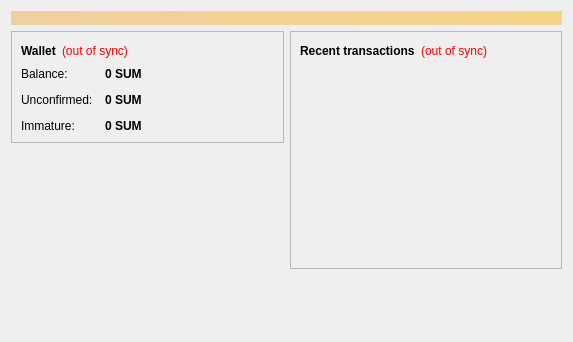
<?xml version="1.0" encoding="UTF-8"?>
<ui version="4.0">
 <class>OverviewPage</class>
 <widget class="QWidget" name="OverviewPage">
  <property name="geometry">
   <rect>
    <x>0</x>
    <y>0</y>
    <width>573</width>
    <height>342</height>
   </rect>
  </property>
  <property name="windowTitle">
   <string>Form</string>
  </property>
  <layout class="QVBoxLayout" name="topLayout">
   <item>
    <widget class="QLabel" name="labelAlerts">
     <property name="visible">
      <bool>false</bool>
     </property>
     <property name="styleSheet">
      <string notr="true">background-color: qlineargradient(x1: 0, y1: 0, x2: 1, y2: 0, stop:0 #F0D0A0, stop:1 #F8D488); color:#000000;</string>
     </property>
     <property name="wordWrap">
      <bool>true</bool>
     </property>
     <property name="margin">
      <number>3</number>
     </property>
    </widget>
   </item>
   <item>
    <layout class="QHBoxLayout" name="horizontalLayout" stretch="1,1">
     <item>
      <layout class="QVBoxLayout" name="verticalLayout_2">
       <item>
        <widget class="QFrame" name="frame">
         <property name="frameShape">
          <enum>QFrame::StyledPanel</enum>
         </property>
         <property name="frameShadow">
          <enum>QFrame::Raised</enum>
         </property>
         <layout class="QVBoxLayout" name="verticalLayout_4">
          <item>
           <layout class="QHBoxLayout" name="horizontalLayout_4">
            <item>
             <widget class="QLabel" name="label_5">
              <property name="font">
               <font>
                <weight>75</weight>
                <bold>true</bold>
               </font>
              </property>
              <property name="text">
               <string>Wallet</string>
              </property>
             </widget>
            </item>
            <item>
             <widget class="QLabel" name="labelWalletStatus">
              <property name="toolTip">
               <string>The displayed information may be out of date. Your wallet automatically synchronizes with the Sumi network after a connection is established, but this process has not completed yet.</string>
              </property>
              <property name="styleSheet">
               <string notr="true">QLabel { color: red; }</string>
              </property>
              <property name="text">
               <string notr="true">(out of sync)</string>
              </property>
              <property name="alignment">
               <set>Qt::AlignLeading|Qt::AlignLeft|Qt::AlignVCenter</set>
              </property>
             </widget>
            </item>
            <item>
             <spacer name="horizontalSpacer_2">
              <property name="orientation">
               <enum>Qt::Horizontal</enum>
              </property>
              <property name="sizeHint" stdset="0">
               <size>
                <width>40</width>
                <height>20</height>
               </size>
              </property>
             </spacer>
            </item>
           </layout>
          </item>
          <item>
           <layout class="QFormLayout" name="formLayout_2">
            <property name="fieldGrowthPolicy">
             <enum>QFormLayout::AllNonFixedFieldsGrow</enum>
            </property>
            <property name="horizontalSpacing">
             <number>12</number>
            </property>
            <property name="verticalSpacing">
             <number>12</number>
            </property>
            <item row="0" column="0">
             <widget class="QLabel" name="label">
              <property name="text">
               <string>Balance:</string>
              </property>
             </widget>
            </item>
            <item row="0" column="1">
             <widget class="QLabel" name="labelBalance">
              <property name="font">
               <font>
                <weight>75</weight>
                <bold>true</bold>
               </font>
              </property>
              <property name="cursor">
               <cursorShape>IBeamCursor</cursorShape>
              </property>
              <property name="toolTip">
               <string>Your current balance</string>
              </property>
              <property name="text">
               <string notr="true">0 SUM</string>
              </property>
              <property name="textInteractionFlags">
               <set>Qt::LinksAccessibleByMouse|Qt::TextSelectableByKeyboard|Qt::TextSelectableByMouse</set>
              </property>
             </widget>
            </item>
            <item row="1" column="0">
             <widget class="QLabel" name="label_3">
              <property name="text">
               <string>Unconfirmed:</string>
              </property>
             </widget>
            </item>
            <item row="1" column="1">
             <widget class="QLabel" name="labelUnconfirmed">
              <property name="font">
               <font>
                <weight>75</weight>
                <bold>true</bold>
               </font>
              </property>
              <property name="cursor">
               <cursorShape>IBeamCursor</cursorShape>
              </property>
              <property name="toolTip">
               <string>Total of transactions that have yet to be confirmed, and do not yet count toward the current balance</string>
              </property>
              <property name="text">
               <string notr="true">0 SUM</string>
              </property>
              <property name="textInteractionFlags">
               <set>Qt::LinksAccessibleByMouse|Qt::TextSelectableByKeyboard|Qt::TextSelectableByMouse</set>
              </property>
             </widget>
            </item>
            <item row="2" column="0">
             <widget class="QLabel" name="labelImmatureText">
              <property name="text">
               <string>Immature:</string>
              </property>
             </widget>
            </item>
            <item row="2" column="1">
             <widget class="QLabel" name="labelImmature">
              <property name="font">
               <font>
                <weight>75</weight>
                <bold>true</bold>
               </font>
              </property>
              <property name="toolTip">
               <string>Mined balance that has not yet matured</string>
              </property>
              <property name="text">
               <string notr="true">0 SUM</string>
              </property>
              <property name="textInteractionFlags">
               <set>Qt::LinksAccessibleByMouse|Qt::TextSelectableByKeyboard|Qt::TextSelectableByMouse</set>
              </property>
             </widget>
            </item>
           </layout>
          </item>
         </layout>
        </widget>
       </item>
       <item>
        <spacer name="verticalSpacer">
         <property name="orientation">
          <enum>Qt::Vertical</enum>
         </property>
         <property name="sizeHint" stdset="0">
          <size>
           <width>20</width>
           <height>40</height>
          </size>
         </property>
        </spacer>
       </item>
      </layout>
     </item>
     <item>
      <layout class="QVBoxLayout" name="verticalLayout_3">
       <item>
        <widget class="QFrame" name="frame_2">
         <property name="frameShape">
          <enum>QFrame::StyledPanel</enum>
         </property>
         <property name="frameShadow">
          <enum>QFrame::Raised</enum>
         </property>
         <layout class="QVBoxLayout" name="verticalLayout">
          <item>
           <layout class="QHBoxLayout" name="horizontalLayout_2">
            <item>
             <widget class="QLabel" name="label_4">
              <property name="text">
               <string>&lt;b&gt;Recent transactions&lt;/b&gt;</string>
              </property>
             </widget>
            </item>
            <item>
             <widget class="QLabel" name="labelTransactionsStatus">
              <property name="toolTip">
               <string>The displayed information may be out of date. Your wallet automatically synchronizes with the Sumi network after a connection is established, but this process has not completed yet.</string>
              </property>
              <property name="styleSheet">
               <string notr="true">QLabel { color: red; }</string>
              </property>
              <property name="text">
               <string notr="true">(out of sync)</string>
              </property>
              <property name="alignment">
               <set>Qt::AlignRight|Qt::AlignTrailing|Qt::AlignVCenter</set>
              </property>
             </widget>
            </item>
            <item>
             <spacer name="horizontalSpacer">
              <property name="orientation">
               <enum>Qt::Horizontal</enum>
              </property>
              <property name="sizeHint" stdset="0">
               <size>
                <width>40</width>
                <height>20</height>
               </size>
              </property>
             </spacer>
            </item>
           </layout>
          </item>
          <item>
           <widget class="QListView" name="listTransactions">
            <property name="styleSheet">
             <string notr="true">QListView { background: transparent; }</string>
            </property>
            <property name="frameShape">
             <enum>QFrame::NoFrame</enum>
            </property>
            <property name="verticalScrollBarPolicy">
             <enum>Qt::ScrollBarAlwaysOff</enum>
            </property>
            <property name="horizontalScrollBarPolicy">
             <enum>Qt::ScrollBarAlwaysOff</enum>
            </property>
            <property name="selectionMode">
             <enum>QAbstractItemView::NoSelection</enum>
            </property>
           </widget>
          </item>
         </layout>
        </widget>
       </item>
       <item>
        <spacer name="verticalSpacer_2">
         <property name="orientation">
          <enum>Qt::Vertical</enum>
         </property>
         <property name="sizeHint" stdset="0">
          <size>
           <width>20</width>
           <height>40</height>
          </size>
         </property>
        </spacer>
       </item>
      </layout>
     </item>
    </layout>
   </item>
  </layout>
 </widget>
 <resources/>
 <connections/>
</ui>
